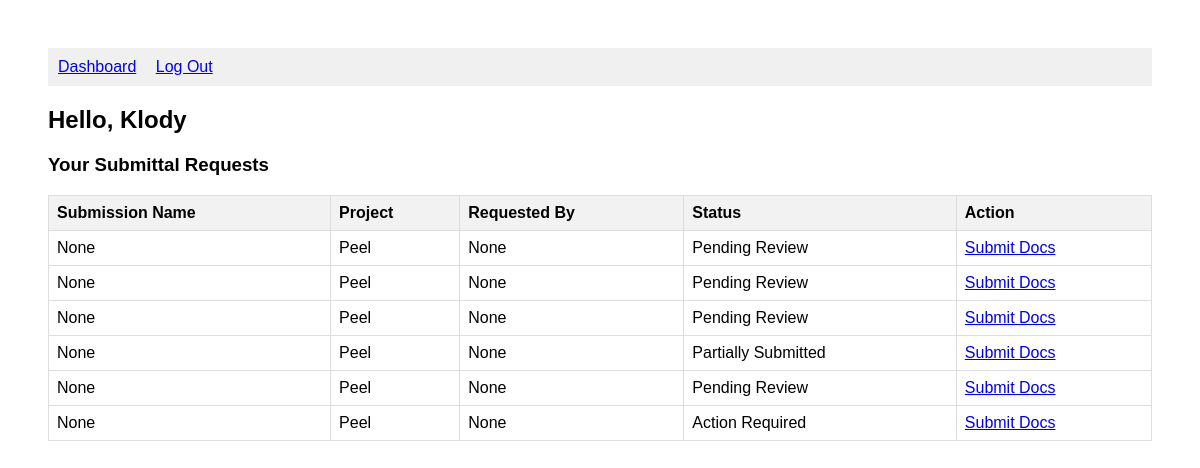
Page /submitter_dashboard (signed in) on the committed database.
### tables this page shows
CREATE TABLE submitting_users (
    id INTEGER PRIMARY KEY AUTOINCREMENT,
    login TEXT UNIQUE NOT NULL,
    password TEXT NOT NULL,
    email TEXT NOT NULL,
    token TEXT UNIQUE NOT NULL,
    invited_by INTEGER NOT NULL, name TEXT,
    FOREIGN KEY (invited_by) REFERENCES admin_users(id)
);

CREATE TABLE "requests" (
    id INTEGER PRIMARY KEY AUTOINCREMENT,
    project_id INTEGER NOT NULL,
    submitter_id INTEGER NOT NULL,
    requirement_set_id INTEGER NOT NULL,
    admin_id INTEGER NOT NULL,
    token TEXT UNIQUE,
    status TEXT DEFAULT 'pending review',
    date_requested TEXT DEFAULT CURRENT_TIMESTAMP
, name TEXT, description TEXT);

CREATE TABLE project (
    id INTEGER PRIMARY KEY AUTOINCREMENT,
    project_number INTEGER NOT NULL,
    project_name TEXT NOT NULL,
    project_admin_id INTEGER NOT NULL,
    FOREIGN KEY (project_admin_id) REFERENCES admin_users(id)
);

### app.py (the view)
@app.route("/submitter_dashboard", methods=['GET', 'POST'])
def submitter_dashboard():
    if not session.get("submitter"):
        return redirect("/login")
    db = get_db()
    submitter_id = session.get("id")
    if not submitter_id and not session.get("submitter"):
        return redirect("/submitter_login")
    submitter = db.execute("SELECT * FROM submitting_users WHERE id = ?", (submitter_id,)).fetchone()
    sub_requests = db.execute("""
    SELECT
        requests.project_id,
        requests.admin_id,
        requests.token,
        requests.status,
        requests.name as request_name,
        admin_users.name AS gc_name,
        project.project_name
    FROM requests
    JOIN admin_users ON requests.admin_id = admin_users.id
    JOIN project ON requests.project_id = project.id
    WHERE requests.submitter_id = ?
""", (submitter_id,)).fetchall()
    return render_template("submitter_dashboard.html", submitter=submitter, sub_requests=sub_requests)

### app.py (called while the page is built)
def get_db():
    conn = sqlite3.connect("database.db")
    conn.row_factory = sqlite3.Row
    return conn

### templates/submitter_dashboard.html (shortened to what this page needs)
<!DOCTYPE html>
<html lang="en">
<head>
</head>
<body>
    <nav style="background-color: #f0f0f0; padding: 10px;">
        <a href="/submitter_dashboard" style="margin-right: 15px;">Dashboard</a>
        <a href="/logout">Log Out</a>
    </nav>
    <h2>Hello, {{ submitter['login'] }}</h2>
    <h3>Your Submittal Requests</h3>
    <table border="1" cellpadding="8" cellspacing="0">
        <tr>
            <th>Submission Name</th>
            <th>Project</th>
            <th>Requested By</th>
            <th>Status</th>
            <th>Action</th>
        </tr>
        {% for req in sub_requests %}
        <tr>
            <td>{{ req.request_name }}</td>
            <td>{{ req.project_name }}</td>
            <td>{{ req.gc_name }}</td>
            <td>{{ req.status.replace("_", " ").title() }}</td>
            <td><a href="/submission/{{ req.token }}">Submit Docs</a></td>
        </tr>
        {% else %}
        <tr>
            <td colspan="4">You have no active submittal requests.</td>
        </tr>
        {% endfor %}
    </table>
</body>
</html>

### templates/submitter_dashboard.html (style rules this page uses)
body { font-family: Arial, sans-serif; padding: 40px; }
h2 { margin-bottom: 20px; }
table { width: 100%; border-collapse: collapse; margin-bottom: 30px; }
th, td { border: 1px solid #ddd; padding: 8px; text-align: left; }
th { background-color: #f2f2f2; }

### rows in the picture
submitting_users: login "Klody"
requests: request_name "None", project_name "Peel", gc_name "None", status.replace "Pending Review"
requests: request_name "None", project_name "Peel", gc_name "None", status.replace "Pending Review"
requests: request_name "None", project_name "Peel", gc_name "None", status.replace "Pending Review"
requests: request_name "None", project_name "Peel", gc_name "None", status.replace "Partially Submitted"
requests: request_name "None", project_name "Peel", gc_name "None", status.replace "Pending Review"
requests: request_name "None", project_name "Peel", gc_name "None", status.replace "Action Required"
